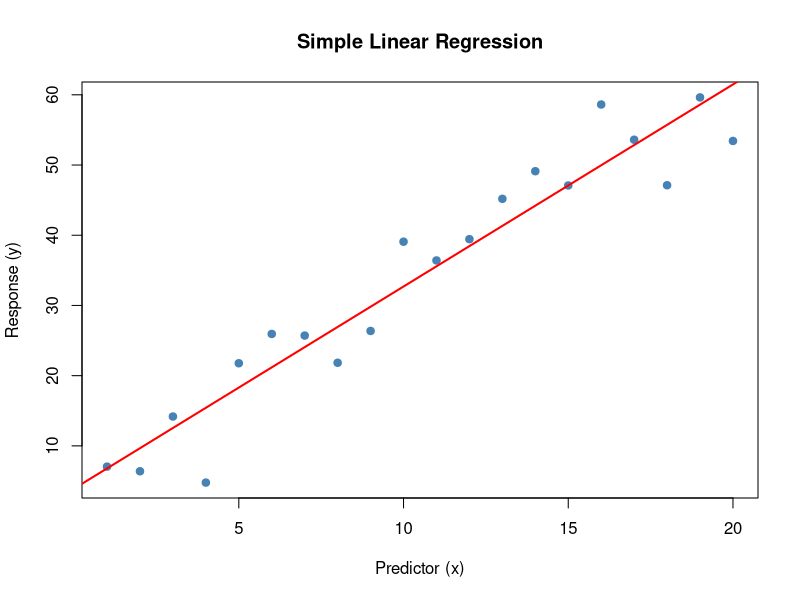
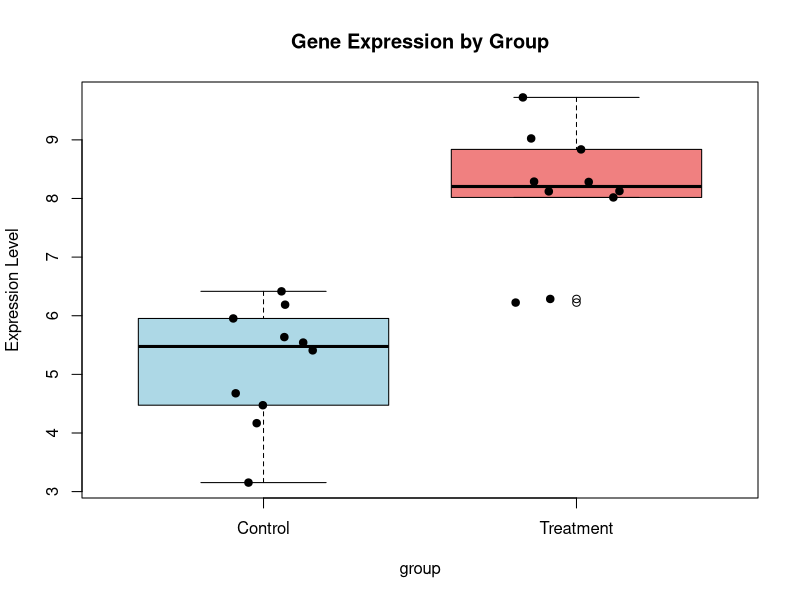
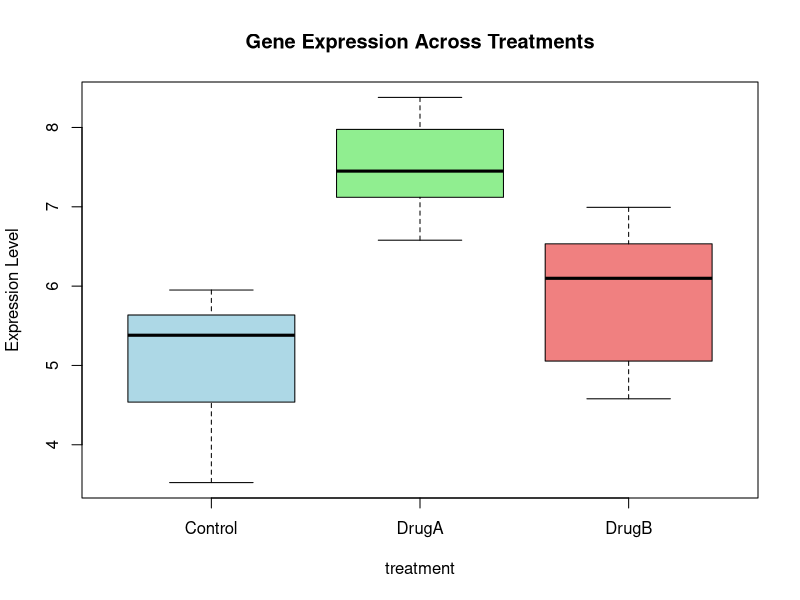

Generate these figures, in order, with R:
## ---- chunk 1
suppressPackageStartupMessages({
  library(tidyverse)
  library(limma)
})
knitr::opts_chunk$set(echo = TRUE)
## ---- chunk 2
set.seed(1984)
x <- 1:20
y <- 2 + 3*x + rnorm(20, 0, 5)  # y = 2 + 3*x + noise

model1 <- lm(y ~ x)
summary(model1)
## ---- chunk 3
plot(x, y, pch = 19, col = "steelblue", 
     main = "Simple Linear Regression",
     xlab = "Predictor (x)", ylab = "Response (y)")
abline(model1, col = "red", lwd = 2)
## ---- chunk 4
model1$coefficients
## ---- chunk 5
set.seed(1984)
x <- sample(x = 1:20)
X <- model.matrix(~ x)
X
## ---- chunk 6
set.seed(1984)
group <- factor(rep(c("Control", "Treatment"), each = 10))
expression <- c(
  rnorm(10, mean = 5, sd = 1),
  rnorm(10, mean = 8, sd = 1)
)

model2 <- lm(expression ~ group)
summary(model2)
## ---- chunk 7
boxplot(
  expression ~ group,
  col = c("lightblue", "lightcoral"),
  main = "Gene Expression by Group",
  ylab = "Expression Level"
)
points(jitter(as.numeric(group)), expression, pch = 19)
## ---- chunk 8
X2 <- model.matrix(~ group)
print(X2)
## ---- chunk 9
set.seed(1984)
treatment <- factor(rep(c("Control", "DrugA", "DrugB"), each = 8))
gene_expr <- c(
  rnorm(8, mean = 5, sd = 0.8),
  rnorm(8, mean = 7, sd = 0.8),
  rnorm(8, mean = 6, sd = 0.8)
)

model3 <- lm(gene_expr ~ treatment)
summary(model3)
## ---- chunk 10
boxplot(
  gene_expr ~ treatment, col = c("lightblue", "lightgreen", "lightcoral"),
  main = "Gene Expression Across Treatments",
  ylab = "Expression Level"
)
## ---- chunk 11
X3 <- model.matrix(~ treatment)
print(X3)
## ---- chunk 12
groups <- factor(rep(c("A", "B", "C"), each = 4))

design_treatment <- model.matrix(~groups)
colnames(design_treatment)
design_treatment
## ---- chunk 13
design_means <- model.matrix(~ 0 + groups)
colnames(design_means)
design_means
## ---- chunk 14
genotype <- factor(rep(c("WT", "Mutant"), each = 6))
treatment <- factor(rep(rep(c("Control", "Treated"), each = 3), 2))

samples <- data.frame(
  Sample = paste0("S", 1:12),
  Genotype = genotype,
  Treatment = treatment
)

samples
## ---- chunk 15
design_interaction <- model.matrix(~ Genotype * Treatment, data = samples)
design_interaction
## ---- chunk 16
contrast_A_vs_B <- c(0, 1, -1)
names(contrast_A_vs_B) <- c("Intercept", "DrugA", "DrugB")
contrast_A_vs_B
## ---- chunk 17
contrast_matrix <- matrix(
  c(
    0,0,0,
    1,0,1,
    0,1,-1
  ),
  nrow = 3,
  ncol = 3,
  byrow = FALSE
)

rownames(contrast_matrix) <- c("Intercept", "DrugA", "DrugB")
colnames(contrast_matrix) <- c("DrugA_vs_Control", "DrugB_vs_Control", "DrugA_vs_DrugB")
contrast_matrix
## ---- chunk 18
groups_contrast <- matrix(
  c(
    1,1,0,0.5,
    -1,0,1,0.5,
    0,-1,-1,-1
  ),
  nrow = 3,
  ncol = 4,
  byrow = FALSE
)

rownames(groups_contrast) <- c("groupA", "groupB", "groupC")
colnames(groups_contrast) <- c("A_vs_B", "A_vs_C", "B_vs_C", "AvgAB_vs_C")
groups_contrast
## ---- chunk 19
set.seed(1984)
n_genes <- 8
n_samples <- 12

sample_info <- data.frame(
  Sample = paste0("S", 1:n_samples),
  Genotype = factor(rep(c("WT", "Mutant"), each = 6)),
  Treatment = factor(rep(rep(c("Control", "Treated"), each = 3), 2))
)
sample_info
## ---- chunk 20
expr_data <- matrix(
  rnorm(n_genes * n_samples, mean = 7, sd = 0.5), 
  nrow = n_genes,
  ncol = n_samples
)

rownames(expr_data) <- paste0("Gene", 1:n_genes)
colnames(expr_data) <- sample_info$Sample

expr_data[1, sample_info$Treatment == "Treated"] <- 
  expr_data[1, sample_info$Treatment == "Treated"] + 2

expr_data[2, sample_info$Genotype == "Mutant"] <- 
  expr_data[2, sample_info$Genotype == "Mutant"] + 1.5

expr_data[3, sample_info$Genotype == "Mutant" & sample_info$Treatment == "Treated"] <- 
  expr_data[3, sample_info$Genotype == "Mutant" & sample_info$Treatment == "Treated"] + 2

round(expr_data, 2)
## ---- chunk 21
design <- model.matrix(~ 0 + Genotype + Treatment, data = sample_info)
colnames(design) <- c("WT", "Mutant", "Treated")
design
## ---- chunk 22
fit <- lmFit(expr_data, design)
fit$coefficients[1:4, ]
## ---- chunk 23
contrast_matrix <- makeContrasts(
  TreatmentEffect = Treated,
  GenotypeEffect = Mutant - WT,
  levels = design
)
contrast_matrix
## ---- chunk 24
fit2 <- contrasts.fit(fit, contrast_matrix)
## ---- chunk 25
fit2 <- eBayes(fit2)
## ---- chunk 26
results_treatment <- topTable(
  fit2,
  coef = "TreatmentEffect", 
  number = Inf,
  sort.by = "P"
)
results_treatment
## ---- chunk 27
results_genotype <- topTable(
  fit2,
  coef = "GenotypeEffect", 
  number = Inf,
  sort.by = "P"
)

results_genotype
